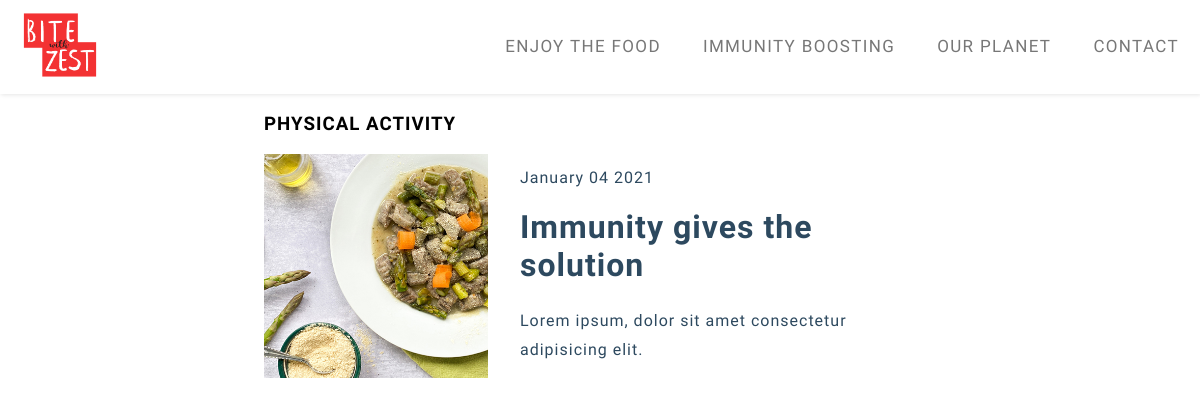
Screenshot of /filter/sub/physical-activity/ with the database file from the repository.
### blog/models.py (models this page shows, shortened)
class Category(models.Model):
    description = models.CharField(max_length=200, unique=True)
    status = models.IntegerField(choices=STATUS, default=0)
    slug = models.SlugField(max_length=200,unique=True, default='')
    class Meta:
        verbose_name_plural = 'Categories'

class SubCategory(models.Model):
    name = models.CharField(max_length=100, unique=True)
    category = models.CharField(max_length=200, choices=category_list, default='')
    status = models.IntegerField(choices=STATUS, default=0)
    slug = models.SlugField(max_length=200,unique=True, default='')
    class Meta:
        verbose_name_plural = 'Sub Categories'

class Post(models.Model):
    titleplus = models.CharField(max_length=200, default='')
    slug = models.SlugField(max_length=200, unique=True)
    author = models.ForeignKey(User, on_delete= models.CASCADE,related_name='blog_posts')
    updated_on = models.DateTimeField(auto_now= True)
    created_on = models.DateTimeField(auto_now_add=True)
    custom_date = models.DateTimeField(null= True,blank=True)
    category = models.CharField(max_length=200, choices=category_list, default='')
    subcategory = models.CharField(max_length=200, choices=subcategory_list, default='uncategorized')
    status = models.IntegerField(choices=STATUS, default=0)
    cardtype = models.IntegerField(choices=CARDTYPE, default=0)
    thumbnail = models.FileField(upload_to=path_and_rename,blank=True)
    thumbnail_desc = models.CharField(max_length=200,default='',blank=True)
    intro_pic= models.FileField(upload_to=path_and_rename_intro,blank=True)
    intro_pic_desc = models.CharField(max_length=200,default='',blank=True)
    intro = RichTextField()
    title = models.CharField(max_length=200, unique=True)
    maintext = RichTextField(default='')
    intro1 = RichTextField(default='',blank=True)
    legend = RichTextField(default='',blank=True)
    add_pic = models.FileField(upload_to=path_and_rename_add,blank=True)
    add_pic_desc = models.CharField(max_length=200,default='',blank=True)
    ingredients = RichTextField(blank=True)
    preparationtext = RichTextField(default='',blank=True)
    main_pic = models.FileField(upload_to=path_and_rename_main,blank=True)
    main_pic_desc = models.CharField(max_length=200,default='',blank=True)
    tip = RichTextField(default='',blank=True)
    relates_to = models.ForeignKey('self', on_delete=models.CASCADE, default=1)
    relates_to_desc = models.CharField(max_length=300,default='',blank=True)
    outro = RichTextField(default='',blank=True)
    class Meta:
        ordering = ['-created_on']
        verbose_name_plural = 'Posts'

### blog/views.py (the view)
# urls.py: path('filter/sub/<slug:slug>/', views.SubCategoryList.as_view(), name='subcategory_view'),
class SubCategoryList(generic.DetailView):
    model = SubCategory
    template_name = 'post_cat_list.html'
    def get_context_data(self, **kwargs):
        context = super(SubCategoryList, self).get_context_data(**kwargs)
        shared_context(context)
        return context

### blog/views.py (called while the page is built)
def shared_context(context):
    cat_queryset = Category.objects.all()
    context['cat_list'] = cat_queryset.filter(status=1).order_by('-id')
    context['cat_list_asc'] = cat_queryset.filter(status=1).order_by('id')
    subcat_queryset = SubCategory.objects.all()
    context['subcat_list'] = subcat_queryset.filter(status=1).order_by('-id')
    context['subcat_list_asc'] = subcat_queryset.filter(status=1).order_by('id')
    post_queryset = Post.objects.all()
    context['post_cat_list'] = post_queryset.filter(status=1).order_by('-id')
    context['post_subcat_list'] = post_queryset.filter(status=1).order_by('id')
    context['related_posts'] = post_queryset

### blog/templates/post_cat_list.html
{% extends "base.html" %}
{% load static %}
{% block post_showcase %}
<div class="gallery-cat" id="galleryCat">
  <header class="post-cat-header">
    {% if request.resolver_match.url_name  == 'category_view' %}
    <h3 class="post-cat-title">{{object.description|upper}} </h3>
    {% else %}
    <h3 class="post-cat-title">{{object.name|upper}} </h3>
    {% endif %}
  </header>
  {% if request.resolver_match.url_name  == 'category_view' %}
    {% for post in post_cat_list %}
      {% if object.description == post.category %}
      <a href="{% url 'post_detail' post.slug  %}">
        <div class="post-cat-card">
          <div class="post-cat-card__img">
            <img src="../../media/post{{post.id}}/thumbs/post_thumb{{post.id}}.jpg" alt="">
          </div>
          <div class="post-cat-card__info">
            <div class="post-cat-card__date">
              <span>{{ post.created_on | date:"F d Y"}}</span>
            </div>
            <h1 class="post-cat-card__title">{{ post.title }}</h1>
            <p class="post-cat-card__text">Lorem ipsum, dolor sit amet consectetur adipisicing elit. </p>
          </div>
        </div>
      </a>
      {% endif %}
    {% endfor %}
  {% else %}
    {% for post in post_subcat_list %}
      {% if object.name == post.subcategory %}
      <a href="{% url 'post_detail' post.slug  %}">
        <div class="post-cat-card">
          <div class="post-cat-card__img">
            <img src="../../../media/post{{post.id}}/thumbs/post_thumb{{post.id}}.jpg" alt="">
          </div>
          <div class="post-cat-card__info">
            <div class="post-cat-card__date">
              <span>{{ post.created_on | date:"F d Y"}}</span>
            </div>
            <h1 class="post-cat-card__title">{{ post.titleplus }}</h1>
            <p class="post-cat-card__text">Lorem ipsum, dolor sit amet consectetur adipisicing elit. </p>
          </div>
        </div>
      </a>
      {% endif %}
    {% endfor %}
  {% endif %}
</div>
{% endblock  %}

### blog/templates/base.html (shortened to what this page needs)
{% load static %}
<!DOCTYPE html>
<html lang="en">
<head>
  <link rel="stylesheet" href="{% static 'css/style.css' %}" />
  <link rel="stylesheet" href="{% static 'css/responsive.css' %}" />
</head>
<body>
  <div class="wrapper">
    <div class="topnav" id="myTopnav">
      <div class="desc">
        {% for category in cat_list %}
        <div class="dropdown">
          <button class="dropbtn"><a href="{% url 'category_view' category.slug  %}" class="">{{category.description}}</a></button>
        </div>
        {% endfor %}
      </div>
      <div class="logo">
        <a href="/"><img src="{% static 'img/BWZ_logo_red_2.png' %}" alt="logo"></a>
      </div>
    </div>
    <div class="content">
      {% block post_showcase %}{% endblock post_showcase %}
    </div>
  </div>
</body>
</html>

### static/css/style.css (style rules this page uses)
:root { --yellow: #ffc600; --black: rgb(45, 73, 95); --grey: #777777; --red: #f33233; }
*, *:before, *:after { box-sizing: border-box; }
body { font-family: Raleway, sans-serif; letter-spacing: 1px; margin: 0; font-weight: 300; }
button { font-family: Raleway, sans-serif; }
h1,h2,h3,h4,h5,h6 { margin: 0,0,5px,0; }
p { margin: 0; line-height: 29px; }
.content { display: grid; }

### static/css/responsive.css (style rules this page uses)
img { max-width: 100%; }
.wrapper { display: grid; grid-template-rows: auto 1fr auto ; }
.topnav { overflow: hidden; background-color: #fff; box-shadow: 1px 1px 4px 0 rgba(0,0,0,.1); margin: auto 0 ; }
.topnav a { float: right; display: block; color: var(--grey); text-decoration: none; font-size: 17px; text-transform: uppercase; text-align: center; letter-spacing: 0.08em; }
.topnav .logo { display: block; float: left; padding: 10px 20px; text-decoration: none; }
.logo a img { max-width: 80px; }
.dropdown { float: right; overflow: hidden; }
.dropdown .dropbtn { font-size: 17px; border: none; color: var(--grey); background-color: inherit; line-height: 50px; text-transform: uppercase; letter-spacing: 0.08em; text-align: center; }
@media (min-width: 960px) { .dropdown .dropbtn { font-size: 17px; border: none; color: var(--grey); padding: 21px; background-color: inherit; line-height: 50px; text-transform: uppercase; letter-spacing: 0.08em; text-align: center; } }
@media (min-width: 960px) { .gallery-cat { display: block; margin: auto; width: 56%; height: 100vmax; } }
@media (min-width: 960px) { .post-cat-card { max-width: 80rem; max-height: 14rem; margin-bottom: 1rem; display: flex; align-items: center; } }
@media (min-width: 960px) { .post-cat-card__img { min-width: 14rem; max-width: 14rem; height: 14rem; position: relative; } }
@media (min-width: 960px) { .post-cat-card__img img { width: 100%; height: 100%; object-fit: cover; } }
@media (min-width: 960px) { .post-cat-card__info { padding-left: 2rem; } }
@media (min-width: 960px) { a { text-decoration: none; color: var(--black); } }

### rows the page displays
Category: description "CONTACT"
Category: description "OUR PLANET"
Category: description "IMMUNITY BOOSTING"
Category: description "ENJOY THE FOOD"
SubCategory: name "PHYSICAL ACTIVITY"
Post: created_on "January 04 2021", titleplus "Immunity gives the solution"
